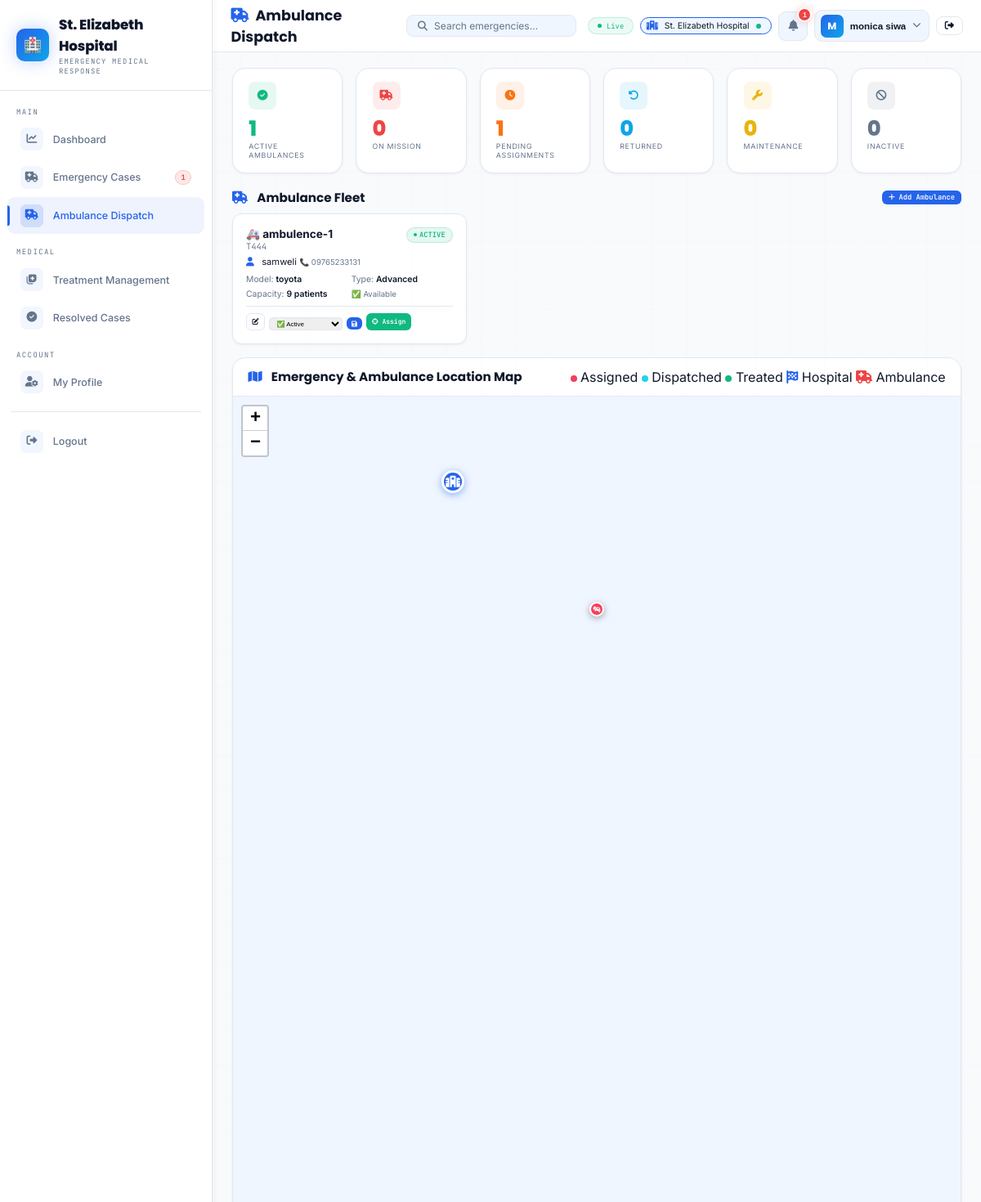
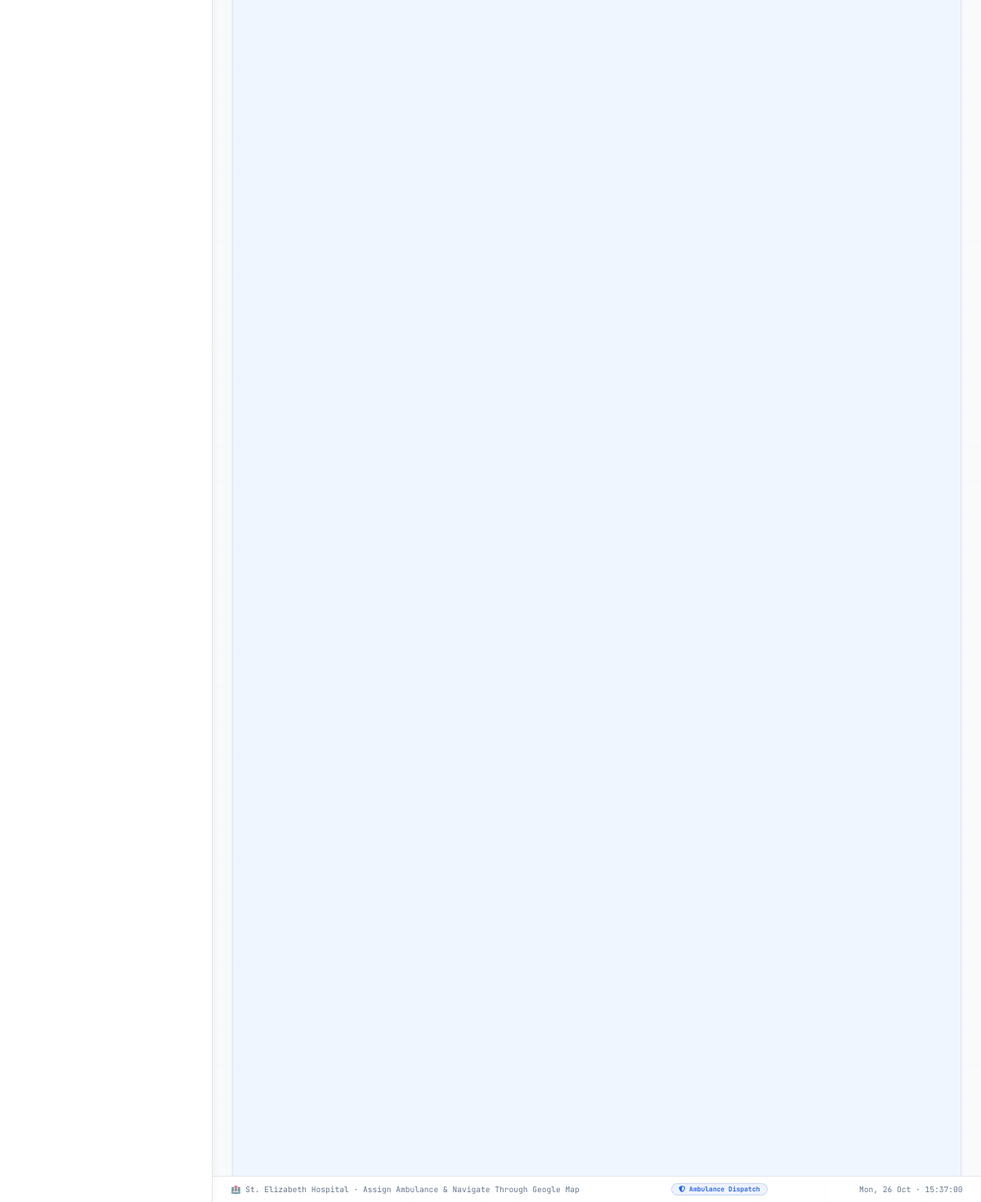
The page /hospital/ambulance.php?id=50 (signed in) on the database its author committed (2 pictures, top to bottom).
### tables this page shows
CREATE TABLE `users` (
  `id` int(11) NOT NULL,
  `full_name` varchar(100) DEFAULT NULL,
  `phone` varchar(20) DEFAULT NULL,
  `email` varchar(100) DEFAULT NULL,
  `password` varchar(255) DEFAULT NULL,
  `role` enum('admin','police','hospital','citizen') DEFAULT 'citizen',
  `police_station_id` int(11) DEFAULT NULL,
  `hospital_station_id` int(11) DEFAULT NULL,
  `approval_status` enum('pending','approved','rejected') DEFAULT 'pending',
  `created_at` timestamp NOT NULL DEFAULT current_timestamp()
);

CREATE TABLE `hospital_stations` (
  `id` int(11) NOT NULL,
  `name` varchar(100) NOT NULL,
  `location` varchar(200) DEFAULT NULL,
  `phone` varchar(20) DEFAULT NULL,
  `email` varchar(100) DEFAULT NULL,
  `region` varchar(100) DEFAULT NULL,
  `latitude` decimal(10,8) DEFAULT NULL,
  `longitude` decimal(11,8) DEFAULT NULL,
  `is_active` tinyint(1) DEFAULT 1,
  `created_at` timestamp NOT NULL DEFAULT current_timestamp(),
  `updated_at` timestamp NOT NULL DEFAULT current_timestamp() ON UPDATE current_timestamp()
);

CREATE TABLE `ambulances` (
  `id` int(11) NOT NULL,
  `hospital_station_id` int(11) NOT NULL,
  `ambulance_name` varchar(100) NOT NULL,
  `plate_number` varchar(50) NOT NULL,
  `driver_name` varchar(100) NOT NULL,
  `driver_phone` varchar(20) NOT NULL,
  `driver_license` varchar(50) DEFAULT NULL,
  `model` varchar(100) DEFAULT NULL,
  `type` enum('basic','advanced','icu') DEFAULT 'basic',
  `capacity` int(11) DEFAULT 2,
  `status` enum('active','inactive','maintenance') DEFAULT 'active',
  `created_at` timestamp NOT NULL DEFAULT current_timestamp()
);

### hospital/ambulance.php (the view, shortened to what this page needs)
<?php
include __DIR__ . '/../connection.php';
function is_active($page) {
    return basename($_SERVER['PHP_SELF']) === $page ? 'active' : '';
}
$hospital_id = $_SESSION['user_id'];
$user_query = $conn->query("
    SELECT u.*, hs.id as station_id, hs.name as station_name, hs.location,
           hs.latitude, hs.longitude, hs.phone as station_phone
    FROM users u
    LEFT JOIN hospital_stations hs ON u.hospital_station_id = hs.id
    WHERE u.id = $hospital_id
");
$user = $user_query->fetch_assoc();
$hospital_station = $user['station_name'] ?? 'Hospital Station';
$hospital_station_id = $user['station_id'] ?? null;
$stats_query = $conn->query("
    SELECT
        (SELECT COUNT(*) FROM ambulances WHERE hospital_station_id = $hospital_station_id AND status = 'active') as total_active,
        (SELECT COUNT(*) FROM ambulances WHERE hospital_station_id = $hospital_station_id AND status = 'inactive') as total_inactive,
        (SELECT COUNT(*) FROM ambulances WHERE hospital_station_id = $hospital_station_id AND status = 'maintenance') as total_maintenance,
        (SELECT COUNT(*) FROM ambulance_assignments aa
         JOIN ambulances a ON aa.ambulance_id = a.id
         WHERE a.hospital_station_id = $hospital_station_id AND aa.status IN ('on_mission', 'arrived')) as on_mission,
        (SELECT COUNT(*) FROM ambulance_assignments aa
         JOIN ambulances a ON aa.ambulance_id = a.id
         WHERE a.hospital_station_id = $hospital_station_id AND aa.status = 'returned') as returned,
        (SELECT COUNT(*) FROM accidents WHERE assigned_hospital_id = $hospital_station_id AND hospital_status IN ('assigned', 'preparing')) as pending_count
");
$stats = $stats_query->fetch_assoc();
$pending_count = isset($stats['pending_count']) ? intval($stats['pending_count']) : 0;
$ambulances = $conn->query("
    SELECT a.*,
           (SELECT status FROM ambulance_assignments
            WHERE ambulance_id = a.id AND status IN ('on_mission', 'arrived')
            ORDER BY assigned_at DESC LIMIT 1) as mission_status,
           (SELECT accident_id FROM ambulance_assignments
            WHERE ambulance_id = a.id AND status IN ('on_mission', 'arrived')
            ORDER BY assigned_at DESC LIMIT 1) as current_accident_id
    FROM ambulances a
    WHERE a.hospital_station_id = $hospital_station_id
    ORDER BY a.status = 'active' DESC, a.id DESC
");
$admin_name = htmlspecialchars($_SESSION['name'] ?? 'Hospital Staff');
$admin_init = strtoupper(substr($admin_name, 0, 1));
?>
<!DOCTYPE html>
<html lang="en">
<head>
<link rel="stylesheet" href="https://cdnjs.cloudflare.com/ajax/libs/font-awesome/6.5.0/css/all.min.css"/>
<link rel="stylesheet" href="https://unpkg.com/leaflet@1.9.4/dist/leaflet.css"/>
</head>
<body>
<div class="shell">
<aside class="sidebar">
  <a href="dashboard.php" class="sb-brand">
    <div class="sb-logo">🏥</div>
    <div><div class="sb-title"><?= htmlspecialchars($hospital_station) ?></div>
      <div class="sb-sub">Emergency Medical Response</div></div>
  </a>
  <nav class="sb-nav">
    <div class="sb-sect">Main</div>
    <a href="dashboard.php" class="sb-item <?= is_active('dashboard.php') ?>">
      <span class="sb-ic"><i class="fas fa-chart-line"></i></span> Dashboard
    </a>
    <a href="emergencies.php" class="sb-item <?= is_active('emergencies.php') ?>">
      <span class="sb-ic"><i class="fas fa-ambulance"></i></span> Emergency Cases
      <?php if($pending_count > 0): ?>
        <span class="sb-badge red"><?= $pending_count ?></span>
      <?php endif; ?>
    </a>
    <a href="ambulance.php" class="sb-item active">
      <span class="sb-ic"><i class="fas fa-truck-medical"></i></span> Ambulance Dispatch
    </a>
    <div class="sb-sect" style="margin-top:.4rem">Medical</div>
    <a href="treatment.php" class="sb-item <?= is_active('treatment.php') ?>">
      <span class="sb-ic"><i class="fas fa-notes-medical"></i></span> Treatment Management
    </a>
    <a href="resolved_cases.php" class="sb-item <?= is_active('resolved_cases.php') ?>">
      <span class="sb-ic"><i class="fas fa-check-circle"></i></span> Resolved Cases
    </a>
    <div class="sb-sect" style="margin-top:.4rem">Account</div>
    <a href="profile.php" class="sb-item <?= is_active('profile.php') ?>">
      <span class="sb-ic"><i class="fas fa-user-cog"></i></span> My Profile
    </a>
    <div style="height:1px;background:var(--border);margin:.8rem .8rem"></div>
    <a href="../logout.php" class="sb-logout-item">
      <span class="sb-ic"><i class="fas fa-sign-out-alt"></i></span> Logout
    </a>
  </nav>
</aside>
<div class="main">
  <div class="topbar">
    <div class="tb-title"><i class="fas fa-truck-medical"></i>Ambulance Dispatch</div>
    <div class="tb-search">
      <i class="fas fa-search"></i>
      <input type="text" placeholder="Search emergencies…" oninput="filterAccidents(this.value)"/>
    </div>
    <div class="tb-acts">
      <div class="live-pill"><span class="live-dot"></span>Live</div>
      <div class="station-badge">
        <i class="fas fa-hospital"></i>
        <span class="station-name"><?= htmlspecialchars($hospital_station) ?></span>
        <span class="status-dot"></span>
      </div>
      <div class="notif-wrap">
        <button class="notif-btn" onclick="toggleNotif()" id="notificationBell">
          <i class="fas fa-bell"></i>
          <span class="notif-count" id="notifCount" style="<?= $pending_count > 0 ? '' : 'display:none;' ?>">
            <?= $pending_count ?>
          </span>
        </button>
      </div>
      <div class="profile-wrap">
        <button class="profile-btn" id="profileBtn" onclick="toggleProfileDrop()">
          <div class="pa"><?= $admin_init ?></div>
          <span class="pname"><?= $admin_name ?></span>
          <i class="fas fa-chevron-down pchev"></i>
        </button>
      </div>
      <a href="../logout.php" class="tb-btn">
        <i class="fas fa-sign-out-alt"></i>
      </a>
    </div>
  </div>
  <div class="content">
    <div class="stats-row">
      <div class="sc c1">
        <div class="sc-ico"><i class="fas fa-check-circle"></i></div>
        <div class="sc-num"><?= number_format($stats['total_active'] ?? 0) ?></div>
        <div class="sc-lbl">Active Ambulances</div>
      </div>
      <div class="sc c2">
        <div class="sc-ico"><i class="fas fa-truck-medical"></i></div>
        <div class="sc-num"><?= number_format($stats['on_mission'] ?? 0) ?></div>
        <div class="sc-lbl">On Mission</div>
      </div>
      <div class="sc c3">
        <div class="sc-ico"><i class="fas fa-clock"></i></div>
        <div class="sc-num"><?= number_format($stats['pending_count'] ?? 0) ?></div>
        <div class="sc-lbl">Pending Assignments</div>
      </div>
      <div class="sc c4">
        <div class="sc-ico"><i class="fas fa-undo-alt"></i></div>
        <div class="sc-num"><?= number_format($stats['returned'] ?? 0) ?></div>
        <div class="sc-lbl">Returned</div>
      </div>
      <div class="sc c5">
        <div class="sc-ico"><i class="fas fa-wrench"></i></div>
        <div class="sc-num"><?= number_format($stats['total_maintenance'] ?? 0) ?></div>
        <div class="sc-lbl">Maintenance</div>
      </div>
      <div class="sc c6">
        <div class="sc-ico"><i class="fas fa-ban"></i></div>
        <div class="sc-num"><?= number_format($stats['total_inactive'] ?? 0) ?></div>
        <div class="sc-lbl">Inactive</div>
      </div>
    </div>
    <div class="fleet-section">
      <div class="fleet-header">
        <h3><i class="fas fa-truck-medical"></i> Ambulance Fleet</h3>
        <button class="btn btn-primary" onclick="openModal('addAmbulanceModal')">
          <i class="fas fa-plus"></i> Add Ambulance
        </button>
      </div>
      <div class="fleet-grid">
        <?php if($ambulances && $ambulances->num_rows > 0):
          while($amb = $ambulances->fetch_assoc()):
        ?>
        <div class="amb-card">
          <div class="top">
            <div>
              <div class="name">🚑 <?= htmlspecialchars($amb['ambulance_name']) ?></div>
              <div class="plate"><?= htmlspecialchars($amb['plate_number']) ?></div>
            </div>
            <span class="badge <?= $amb['status'] ?>">
              <span class="badge-dot"></span> <?= ucfirst($amb['status']) ?>
            </span>
          </div>
          <div class="driver">
            <i class="fas fa-user"></i> <?= htmlspecialchars($amb['driver_name']) ?>
            <span style="font-size:.6rem;color:var(--text-muted)">📞 <?= htmlspecialchars($amb['driver_phone']) ?></span>
          </div>
          <div class="info">
            <div><span class="label">Model:</span> <span class="value"><?= htmlspecialchars($amb['model'] ?: 'N/A') ?></span></div>
            <div><span class="label">Type:</span> <span class="value"><?= ucfirst($amb['type']) ?></span></div>
            <div><span class="label">Capacity:</span> <span class="value"><?= $amb['capacity'] ?> patients</span></div>
            <div>
              <?php if($amb['mission_status']): ?>
                <span class="badge <?= $amb['mission_status'] ?>">
                  <span class="badge-dot"></span> <?= str_replace('_', ' ', ucfirst($amb['mission_status'])) ?>
                </span>
              <?php else: ?>
                <span style="font-size:.6rem;color:var(--text-muted)">✅ Available</span>
              <?php endif; ?>
            </div>
          </div>
          <div class="actions">
            <button class="btn btn-outline btn-sm" onclick="editAmbulance(<?= $amb['id'] ?>)">
              <i class="fas fa-edit"></i>
            </button>
            <form method="POST" style="display:inline">
              <select name="status" onchange="this.form.submit()" style="font-size:.5rem;padding:.1rem .3rem;border-radius:4px;border:1px solid var(--border)">
                <option value="active" <?= $amb['status'] == 'active' ? 'selected' : '' ?>>✅ Active</option>
              </select>
              <button type="submit" name="update_ambulance_status" class="btn btn-primary btn-sm">
                <i class="fas fa-save"></i>
              </button>
            </form>
            <?php if(!$amb['mission_status'] && $amb['status'] == 'active'): ?>
              <button class="btn btn-success btn-sm" onclick="openAssignModal(<?= $amb['id'] ?>, '<?= htmlspecialchars($amb['ambulance_name']) ?>')">
                <i class="fas fa-crosshairs"></i> Assign
              </button>
            <?php endif; ?>
          </div>
        </div>
        <?php endwhile; endif; ?>
      </div>
    </div>
    <div class="map-container">
      <div class="map-header">
        <div class="map-header-title"><i class="fas fa-map"></i> Emergency & Ambulance Location Map</div>
        <div class="map-header-info">
          <span><span class="dot" style="background:#F43F5E;display:inline-block;width:8px;height:8px;border-radius:50%;"></span> Assigned</span>
          <span><span class="dot" style="background:#22D3EE;display:inline-block;width:8px;height:8px;border-radius:50%;"></span> Dispatched</span>
          <span><span class="dot" style="background:#10B981;display:inline-block;width:8px;height:8px;border-radius:50%;"></span> Treated</span>
          <span><i class="fas fa-flag-checkered" style="color:var(--primary)"></i> Hospital</span>
          <span><i class="fas fa-ambulance" style="color:var(--critical)"></i> Ambulance</span>
        </div>
      </div>
      <div class="map-wrapper"><div id="ambulanceMap"></div></div>
    </div>
  </div>
  <div class="footer">
    <span>🏥 <?= htmlspecialchars($hospital_station) ?>&nbsp;·&nbsp;Assign Ambulance & Navigate Through Geogle Map</span>
    <span class="dual-status-badge"><i class="fas fa-shield-alt"></i>  Ambulance Dispatch </span>
    <span id="clock"></span>
  </div>
</div>
</div>
</body>
</html>

### rows shown on the page
users: hospital_station.name "St. Elizabeth Hospital"
ambulances: ambulance_name "ambulence-1", plate_number "T444", status "ACTIVE", driver_name "samweli", driver_phone "09765233131", model "toyota", type "Advanced", capacity "9", status "✅ Active"

### other values the page prints
$pending_count "1"
$admin_init "M"
$admin_name "monica siwa"
$stats['total_active'] "1"
$stats['on_mission'] "0"
$stats['pending_count'] "1"
$stats['returned'] "0"
$stats['total_maintenance'] "0"
$stats['total_inactive'] "0"
